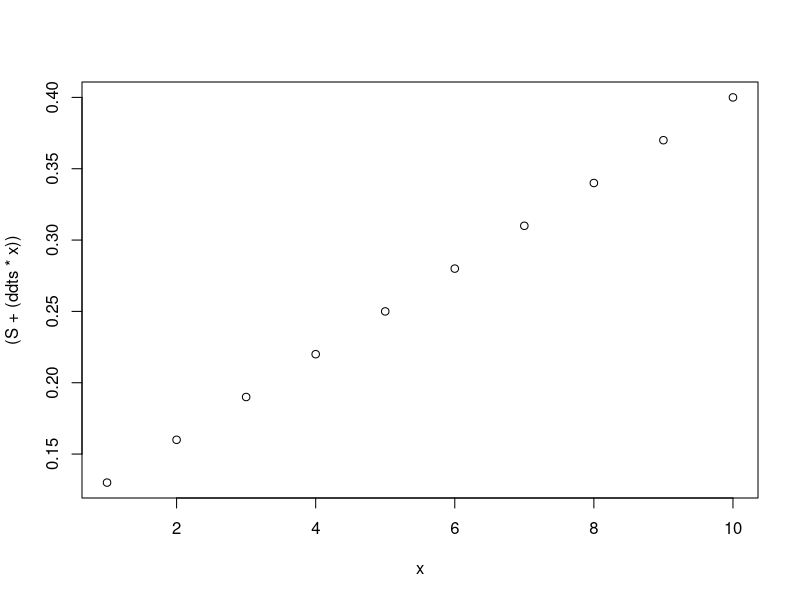
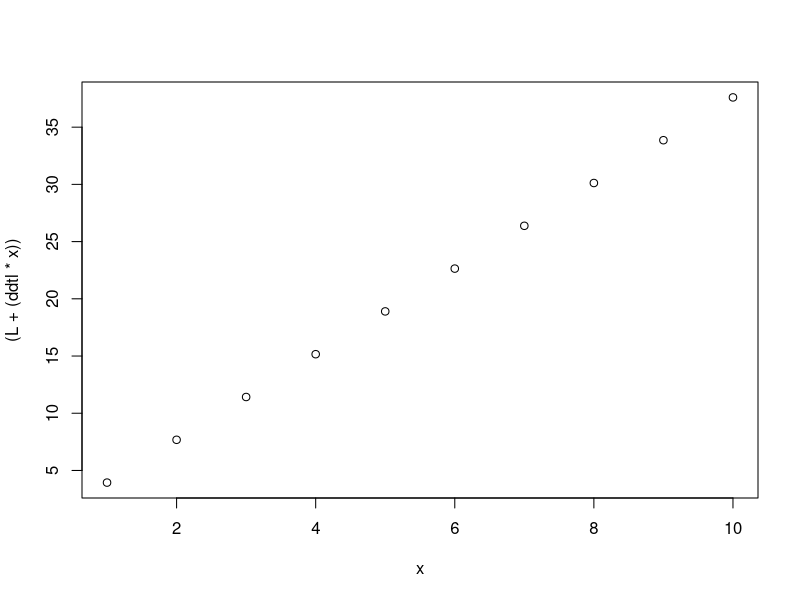
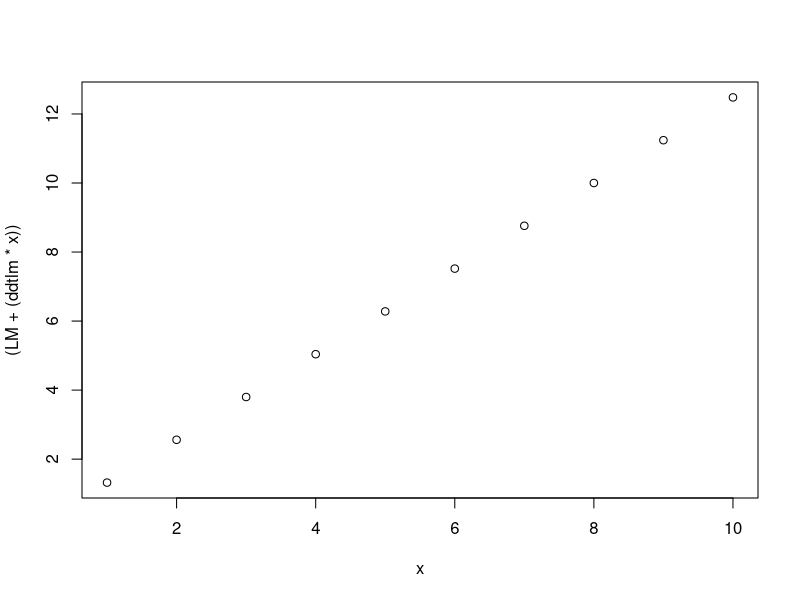
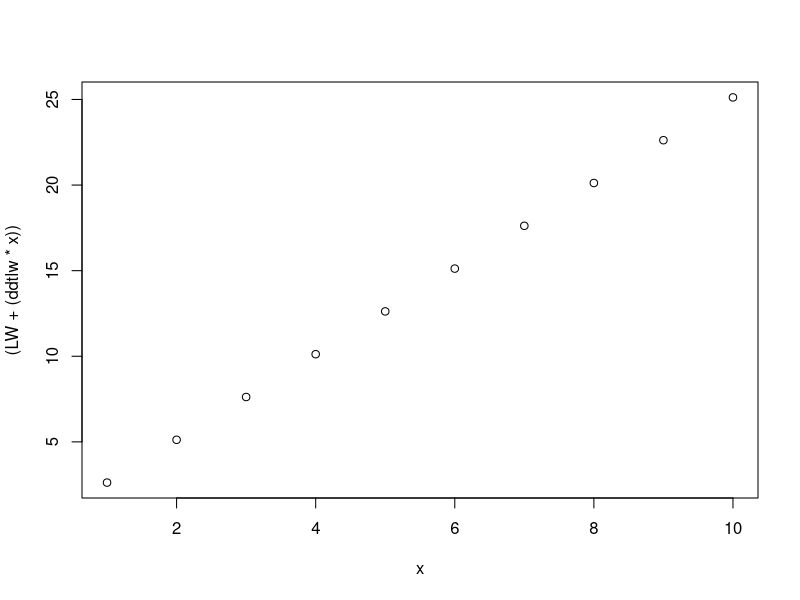
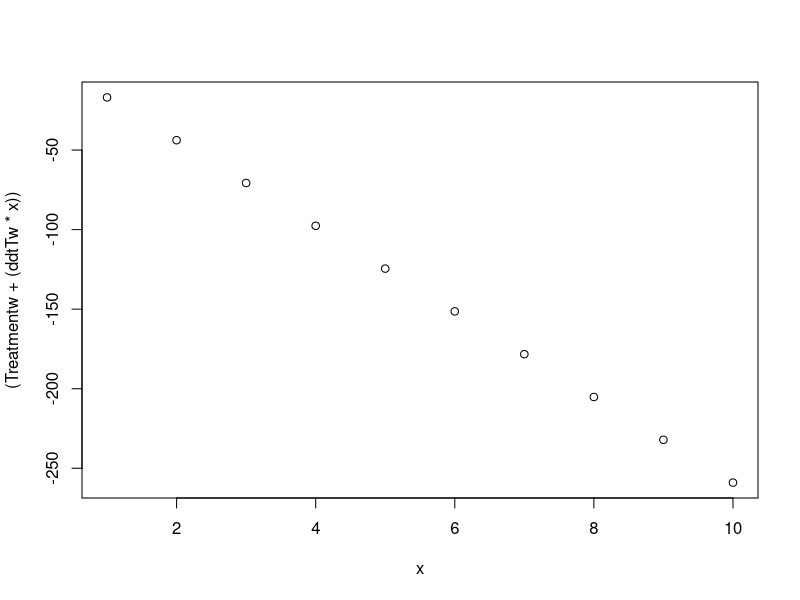
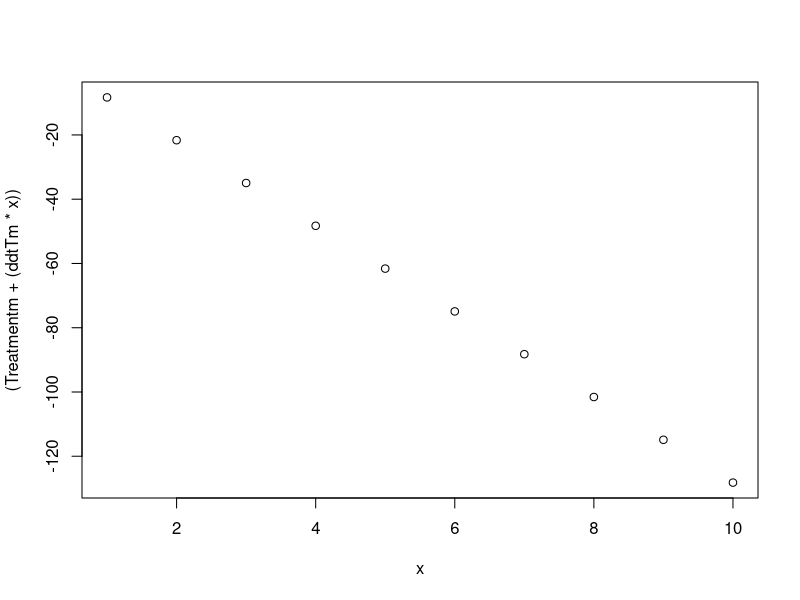
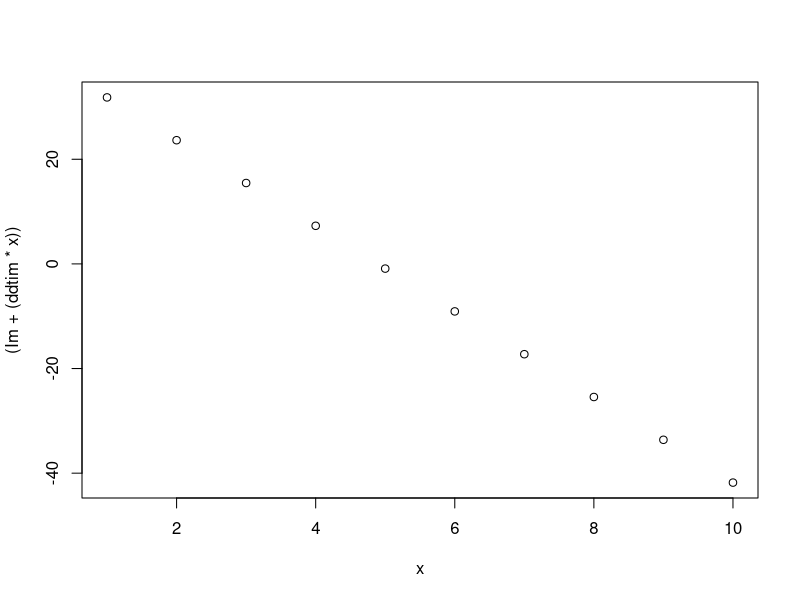
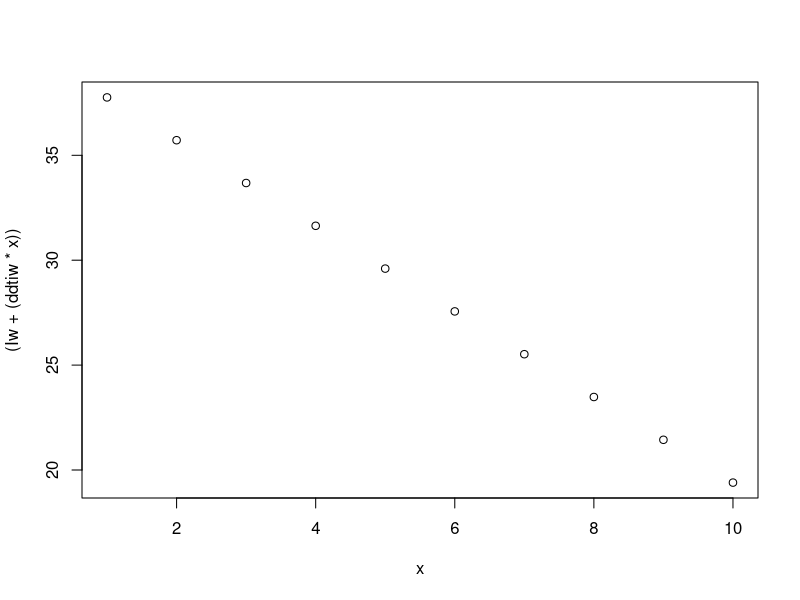

Reproduce these figures in R, in order.
#S- susceptible, L-Latent, I-Infectious
S <- .1
Population<- 1
L <- .2

I <- .2
#population of treated in numbers 
Treatmentw <- 10
Treatmentm <- 5
TOTALT <-( Treatmentw + Treatmentm)
#recovery rates for both populations
Recoveryw <- .5
Recoverym <-.9
#recruitment rate
R <- .3
#Malnutrition rate
Mal<- .4 
Wellnourished <- 1-Mal
B <- 3
C <- 4
#Death rates
Diw <- .4
Dim <- .7
#M and W are death rates for malnourished and well nourished
M <- 40
W <- 10
IfromLM <- .3
IfromLW <- .6
# prop of  malnourished who are latent

Mlatent <- .2
V <- .7
#natural death rate
ND <- .3
#number of latent malnourished individuals 
LM <- ((Mal*Mlatent*Population))
LW <- L-LM
#Latent and  malnourished out of total population
#below number of infected malnourished are given
#Numbers of infected who are malnourished and not seen below
#Reproduction number is R R<1 means dese
Im <- 40
Iw <- (Im - (I*Population))

ddts <- R - (B*C*S*(I/Population)) - (ND*S)
ddtlw <- (B*C*S*(I/Population))- ((ND+Diw)* L) + (B*C*S*Treatmentw*(I/Population))

ddtlm <- (B*C*S*(I/Population))- ( (ND+Dim)* (L)) +(B*C*S*Treatmentm*(I/Population))
ddtim <- (IfromLM*L*Population)- ((ND+M)*I) - (Recoverym*I)
ddtiw <- (IfromLW*L)- (ND+W)*(I) - (Recoveryw*I)
ddtTm <- (Recoverym*I) - (B*C*Treatmentm*(I/Population)) - (ND*Treatmentm)
ddtTw <- (Recoveryw*I) - (B*C*Treatmentw*(I/Population)) - (ND*Treatmentw)
ddtl <- ddtlm + ddtlw

numberOfYears <- 10 
x <- c (1:10) 



plot  (x, (S + (ddts*x)))

plot  (x, (L + (ddtl*x)))

plot  (x, (LM + (ddtlm*x)))

plot  (x, (LW + (ddtlw*x)))

plot  (x, (Treatmentw + (ddtTw*x)))

plot  (x, (Treatmentm + (ddtTm*x)))

plot  (x, (Im+ (ddtim*x)))

plot  (x, (Iw + (ddtiw*x)))


